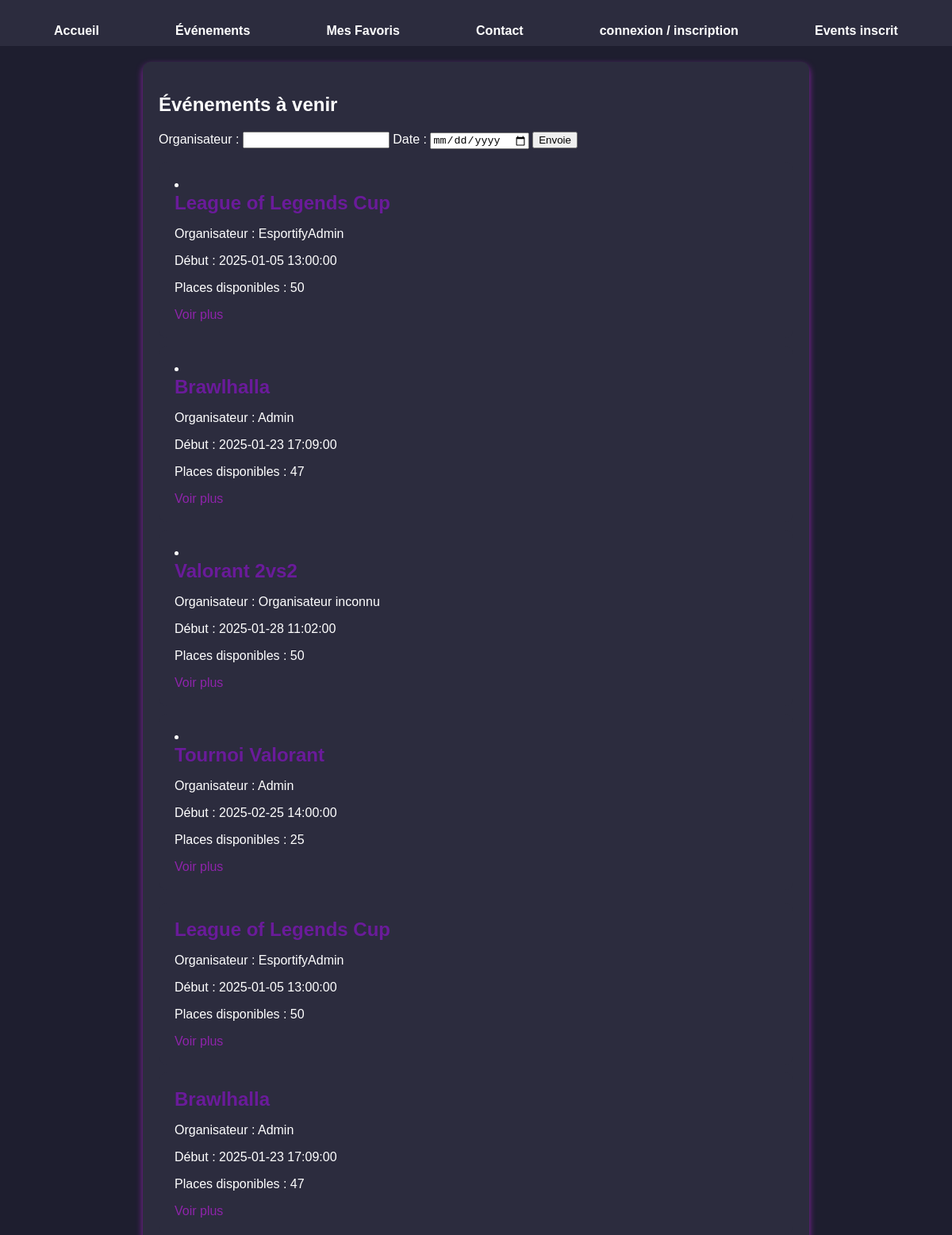
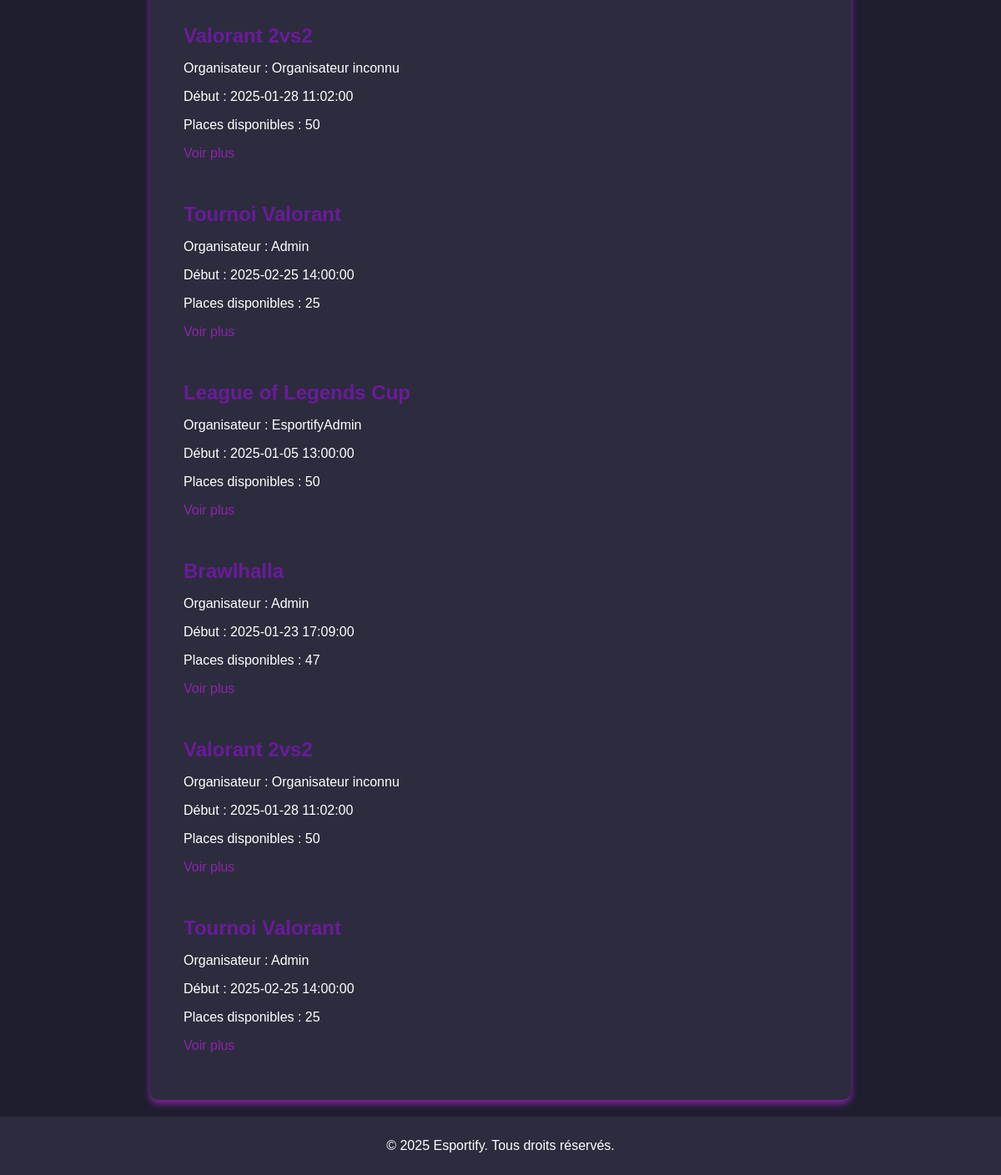
The app's page /events/events.php with its own data (2 pictures, top to bottom).
### tables this page shows
CREATE TABLE `events` (
  `id` int NOT NULL,
  `title` varchar(255) NOT NULL DEFAULT 'Titre manquant',
  `description` text,
  `date_start` datetime NOT NULL,
  `date_end` datetime NOT NULL,
  `organizer` varchar(50) DEFAULT NULL,
  `max_players` int DEFAULT NULL,
  `current_players` int DEFAULT '0',
  `is_visible` tinyint(1) DEFAULT '1',
  `status` enum('pending','ongoing','completed','rejected') DEFAULT 'pending',
  `organizer_id` int NOT NULL
);

### events/events.php (the view, shortened to what this page needs)
<?php
$host = 'localhost';
$dbname = 'esportify';
$username = 'root';
$password = '';
try {
    $pdo = new PDO("mysql:host=$host;dbname=$dbname", $username, $password);
    $pdo->setAttribute(PDO::ATTR_ERRMODE, PDO::ERRMODE_EXCEPTION);
} catch (PDOException $e) {
    die("Erreur de connexion : " . $e->getMessage());
}
$query = "SELECT * FROM events WHERE is_visible = 1";
$params = [];
$query .= " ORDER BY date_start ASC";
$stmt = $pdo->prepare($query);
$stmt->execute($params);
$events = $stmt->fetchAll(PDO::FETCH_ASSOC);
?>
<header>
</header>
<!DOCTYPE html>
<html lang="fr">
<head>
    <link rel="stylesheet" href="styleE.css">
    <link rel="stylesheet" href="event_detail.php">
    <link rel="stylesheet" href=test_db.php>
</head>
<body>
<header>
    <nav>
        <ul>
            <li><a href="../Index.php">Accueil</a></li>
            <li><a href="events.php">Événements</a></li>
            <li><a href="player_favorites.php">Mes Favoris</a></li>
            <li><a href="../contacts/contacts.php">Contact</a></li>
            <li><a href="../login/login.php"> connexion / inscription</a> </li>
            <li><a href="player_events.php">Events inscrit</a></li>
        </ul>
    </nav>
</header>
<main>
    <section id="events">
        <h1>Événements à venir</h1>
        <div class="filter">
            <form method="GET" action="events.php">
                <label for="organizer">Organisateur :</label>
                <input type="text" name="organizer" id="organizer">
                <label for="date">Date :</label>
                <input type="date" name="date" id="date">
                <button type="submit">Envoie</button>
            </form>
        </div>
        <?php foreach ($events as $event): ?>
            <li class="event-item">
                <h2><?= htmlspecialchars($event['title']); ?></h2>
                <p>Organisateur : <?= htmlspecialchars($event['organizer'] ?? 'Organisateur inconnu'); ?></p>
                <p>Début : <?= htmlspecialchars($event['date_start']); ?></p>
                <p>Places disponibles : <?= $event['max_players'] - $event['current_players']; ?></p>
                <a href="event_detail.php?id=<?= $event['id']; ?>">Voir plus</a>
            </li>
        <?php endforeach; ?>
        <ul class="event-list">
            <?php if (empty($events)): ?>
                <p>Aucun événement ne correspond à vos critères.</p>
            <?php else: ?>
                <ul class="event-list">
                    <?php foreach ($events as $event): ?>
                        <li class="event-item">
                            <h2><?= htmlspecialchars($event['title']); ?></h2>
                            <p>Organisateur : <?= htmlspecialchars($event['organizer'] ?? 'Organisateur inconnu'); ?></p>
                            <p>Début : <?= htmlspecialchars($event['date_start']); ?></p>
                            <p>Places disponibles : <?= $event['max_players'] - $event['current_players']; ?></p>
                            <a href="event_detail.php?id=<?= $event['id']; ?>">Voir plus</a>
                        </li>
                    <?php endforeach; ?>
                </ul>
            <?php endif; ?>
            <?php foreach ($events as $event): ?>
                <li class="event-item">
                    <h2><?= htmlspecialchars($event['title']); ?></h2>
                    <p>Organisateur : <?= htmlspecialchars($event['organizer'] ?? 'Organisateur inconnu'); ?></p>
                    <p>Début : <?= htmlspecialchars($event['date_start']); ?></p>
                    <p>Places disponibles : <?= $event['max_players'] - $event['current_players']; ?></p>
                    <a href="event_detail.php?id=<?= $event['id']; ?>">Voir plus</a>
                </li>
            <?php endforeach; ?>
        </ul>
    </section>
</main>
<footer>
    <p>&copy; 2025 Esportify. Tous droits réservés.</p>
</footer>
</body>
</html>

### events/styleE.css (style rules this page uses)
body { margin: 0; font-family: Arial, sans-serif; color: #ffffff; background-color: #1e1e2f; }
header { background: #2c2c3e; padding: 10px 20px; }
nav ul { list-style: none; display: flex; justify-content: space-around; margin: 0; padding: 0; }
nav a { color: #ffffff; text-decoration: none; font-weight: bold; }
section { padding: 20px; margin: 20px auto; max-width: 800px; background: #2c2c3e; border-radius: 10px; box-shadow: 0 4px 8px rgb(141, 36, 169); }
.event-list { list-style: none; padding: 0; }
.event-item { background: #2c2c3e; margin: 10px 0; padding: 20px; border-radius: 10px; color: #ffffff; }
.event-item h2 { margin: 0; color: #6a1b9a; }
.event-item a { color: #8e24aa; text-decoration: none; }
footer { text-align: center; padding: 10px; background: #2c2c3e; }

### records on screen
events: title "League of Legends Cup", organizer "EsportifyAdmin", date_start "2025-01-05 13:00:00", $event['max_players'] - $event['current_players'] "50"
events: title "Brawlhalla", organizer "Admin", date_start "2025-01-23 17:09:00", $event['max_players'] - $event['current_players'] "47"
events: title "Valorant 2vs2", organizer "Organisateur inconnu", date_start "2025-01-28 11:02:00", $event['max_players']-$event['current_players'] "50"
events: title "Tournoi Valorant", organizer "Admin", date_start "2025-02-25 14:00:00", $event['max_players'] - $event['current_players'] "25"
